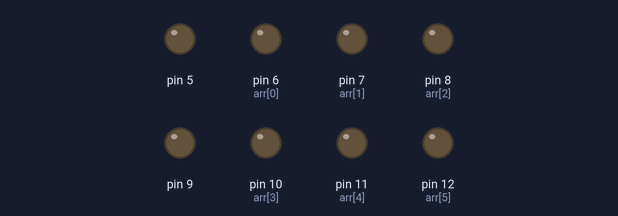
Recording of a sketch running on a simulated Arduino Uno, built with avr-gcc and run on an emulated ATmega328P. Parts: output pins drawn as LEDs (lit = HIGH). What the sketch prints to the serial monitor is not drawn.

Above: at 0.04 s.
At 0.36 s:
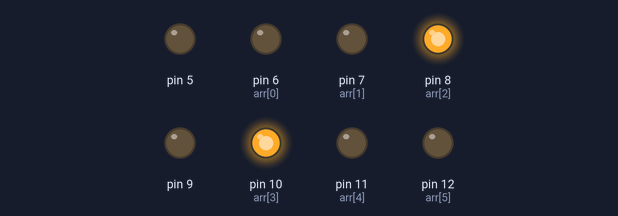
At 0.68 s:
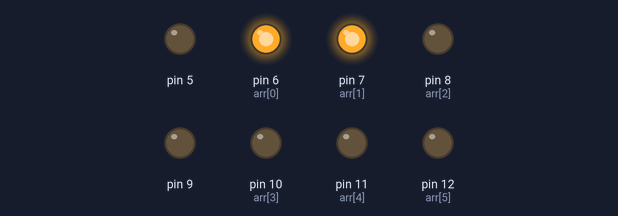
At 1.4 s:
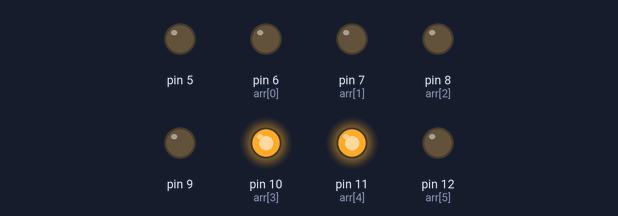
At 2.2 s:
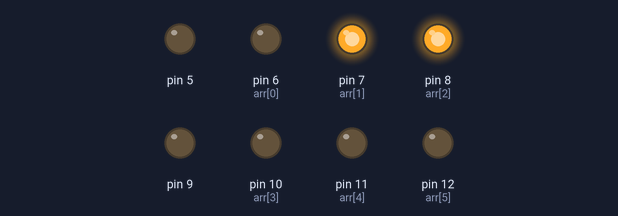
At 2.92 s:
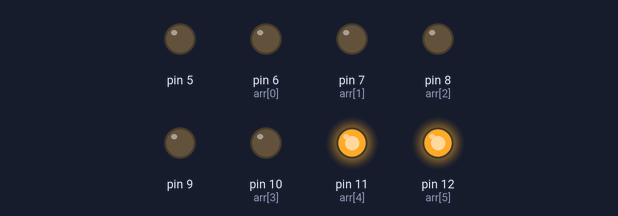
Timing chart, 0 to 3.2 s (numbered marks = the images above):
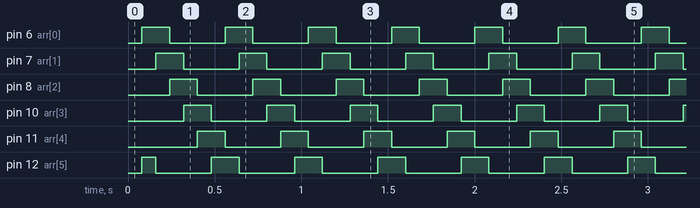

Measured:
- by itself, pin 6 (arr[0]), pin 7 (arr[1]), pin 8 (arr[2]), pin 10 (arr[3]), pin 11 (arr[4]): alternates HIGH for 0.16 s and LOW for 0.32 s
- by itself, pin 12 (arr[5]): repeats every 0.48 s: LOW 0.32 s, HIGH 0.16 s
- by itself, everything shown: repeats every 0.48 s, in 6 steps

The sketch:

serial-comminucation.ino
```cpp
//Serial Comminucation Example
//Created By : Armin Kazemi

void setup() {
  pinMode(12,OUTPUT);
  pinMode(11,OUTPUT);
  pinMode(10,OUTPUT);
  pinMode(9,OUTPUT);
  pinMode(8,OUTPUT);
  pinMode(7,OUTPUT);
  pinMode(6,OUTPUT);
  pinMode(5,OUTPUT);

  Serial.begin(57600);
  while(!Serial){
    ;
  }
  Serial.write("HELLO ! IM HERE");
}

int n =0;
int arr[6] = {6,7,8,10,11,12};
int arr2[6] = {12,6,7,8,10,11};

void loop() {
  delay(80);
  turnoff();
  digitalWrite(arr[n],HIGH);
  digitalWrite(arr2[n],HIGH);
  n = (n+1) % 6;
  //Serial.write(arr[n]);
}

void turnoff(){
  for(int i=5;i<13;i++){
    digitalWrite(i,LOW);
  }
}

void printNum(int n){
  switch(n){
    case 0:
      digitalWrite(12,HIGH);
      digitalWrite(11,HIGH);
      digitalWrite(10,HIGH);
      digitalWrite(8,HIGH);
      digitalWrite(7,HIGH);
      digitalWrite(6,HIGH);
      break;
    case 1:
      digitalWrite(12,HIGH);
      digitalWrite(6,HIGH);
      break;
    case 2:
      digitalWrite(12,HIGH);
      digitalWrite(11,HIGH);
      digitalWrite(9,HIGH);
      digitalWrite(8,HIGH);
      digitalWrite(7,HIGH);
      break;
    case 3:
      digitalWrite(12,HIGH);
      digitalWrite(11,HIGH);
      digitalWrite(9,HIGH);
      digitalWrite(7,HIGH);
      digitalWrite(6,HIGH);
      break;
    case 4:
      digitalWrite(12,HIGH);
      digitalWrite(10,HIGH);
      digitalWrite(9,HIGH);
      digitalWrite(6,HIGH);
      break;
    case 5:
      digitalWrite(11,HIGH);
      digitalWrite(10,HIGH);
      digitalWrite(9,HIGH);
      digitalWrite(7,HIGH);
      digitalWrite(6,HIGH);
      break;
    case 6:
      digitalWrite(11,HIGH);
      digitalWrite(10,HIGH);
      digitalWrite(9,HIGH);
      digitalWrite(8,HIGH);
      digitalWrite(7,HIGH);
      digitalWrite(6,HIGH);
      break;
    case 7:
      digitalWrite(12,HIGH);
      digitalWrite(11,HIGH);
      digitalWrite(6,HIGH);
      break;
    case 8:
      digitalWrite(12,HIGH);
      digitalWrite(11,HIGH);
      digitalWrite(10,HIGH);
      digitalWrite(9,HIGH);
      digitalWrite(8,HIGH);
      digitalWrite(7,HIGH);
      digitalWrite(6,HIGH);
      break;
    case 9:
      digitalWrite(12,HIGH);
      digitalWrite(11,HIGH);
      digitalWrite(10,HIGH);
      digitalWrite(9,HIGH);
      digitalWrite(7,HIGH);
      digitalWrite(6,HIGH);
      break;
  }
}
```
